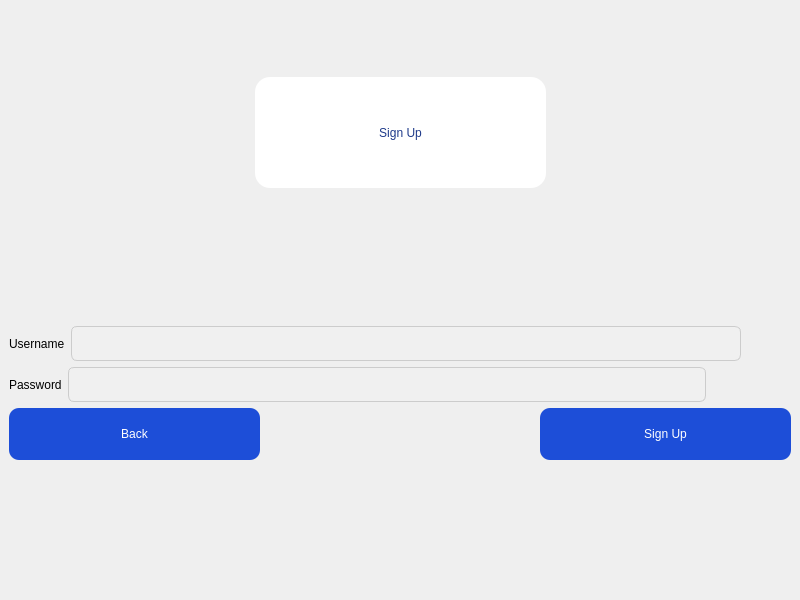
<?xml version="1.0" encoding="UTF-8"?>
<ui version="4.0">
 <class>signup</class>
 <widget class="QMainWindow" name="signup">
  <property name="geometry">
   <rect>
    <x>0</x>
    <y>0</y>
    <width>800</width>
    <height>600</height>
   </rect>
  </property>
  <property name="windowTitle">
   <string>Sign Up</string>
  </property>
  <property name="styleSheet">
   <string notr="true">
    QMainWindow {
        background-color: qlineargradient(x1:0, y1:0, x2:1, y2:1,
                                          stop:0 #f0f4f8, stop:1 #dbeafe);
    }
   </string>
  </property>
  <widget class="QWidget" name="centralwidget">
   <layout class="QVBoxLayout" name="verticalLayout_2">
    <item>
     <spacer name="verticalSpacer">
      <property name="orientation">
       <enum>Qt::Orientation::Vertical</enum>
      </property>
      <property name="sizeHint" stdset="0">
       <size>
        <width>20</width>
        <height>36</height>
       </size>
      </property>
     </spacer>
    </item>
    <item>
     <layout class="QVBoxLayout" name="verticalLayout">
      <item>
       <layout class="QHBoxLayout" name="horizontalLayout">
        <item>
         <spacer name="horizontalSpacer_2">
          <property name="orientation">
           <enum>Qt::Orientation::Horizontal</enum>
          </property>
          <property name="sizeHint" stdset="0">
           <size>
            <width>40</width>
            <height>20</height>
           </size>
          </property>
         </spacer>
        </item>
        <item>
         <widget class="QLabel" name="label">
          <property name="minimumSize">
           <size>
            <width>291</width>
            <height>111</height>
           </size>
          </property>
          <property name="styleSheet">
           <string notr="true">
            font: bold 36pt &quot;Segoe UI&quot;;
            color: #1e3a8a;
            padding: 20px;
            background-color: #ffffff;
            border-radius: 15px;
           </string>
          </property>
          <property name="text">
           <string>Sign Up</string>
          </property>
          <property name="alignment">
           <set>Qt::AlignmentFlag::AlignCenter</set>
          </property>
         </widget>
        </item>
        <item>
         <spacer name="horizontalSpacer_6">
          <property name="orientation">
           <enum>Qt::Orientation::Horizontal</enum>
          </property>
          <property name="sizeHint" stdset="0">
           <size>
            <width>40</width>
            <height>20</height>
           </size>
          </property>
         </spacer>
        </item>
       </layout>
      </item>
      <item>
       <spacer name="horizontalSpacer">
        <property name="orientation">
         <enum>Qt::Orientation::Vertical</enum>
        </property>
        <property name="sizeHint" stdset="0">
         <size>
          <width>13</width>
          <height>132</height>
         </size>
        </property>
       </spacer>
      </item>
      <item>
       <layout class="QFormLayout" name="formLayout">
        <item row="0" column="0">
         <layout class="QHBoxLayout" name="horizontalLayout_2">
          <item>
           <widget class="QLabel" name="label_2">
            <property name="styleSheet">
             <string notr="true">font: 15pt &quot;Segoe UI&quot;;
color: black;</string>
            </property>
            <property name="text">
             <string>Username</string>
            </property>
           </widget>
          </item>
          <item>
           <widget class="QLineEdit" name="username_input">
            <property name="minimumSize">
             <size>
              <width>670</width>
              <height>35</height>
             </size>
            </property>
            <property name="styleSheet">
             <string notr="true">font: 12pt &quot;Segoe UI&quot;;
color: black;
background-color: #f0f0f0;
border: 1px solid #ccc;
border-radius: 6px;
padding: 5px 8px;</string>
            </property>
           </widget>
          </item>
         </layout>
        </item>
        <item row="1" column="0">
         <layout class="QHBoxLayout" name="horizontalLayout_3">
          <item>
           <widget class="QLabel" name="label_3">
            <property name="styleSheet">
             <string notr="true">font: 15pt &quot;Segoe UI&quot;;
color: black;</string>
            </property>
            <property name="text">
             <string>Password</string>
            </property>
           </widget>
          </item>
          <item>
           <widget class="QLineEdit" name="password_input">
            <property name="minimumSize">
             <size>
              <width>638</width>
              <height>35</height>
             </size>
            </property>
            <property name="styleSheet">
             <string notr="true">font: 12pt &quot;Segoe UI&quot;;
color: black;
background-color: #f0f0f0;
border: 1px solid #ccc;
border-radius: 6px;
padding: 5px 8px;</string>
            </property>
            <property name="echoMode">
             <enum>QLineEdit::EchoMode::Password</enum>
            </property>
           </widget>
          </item>
          <item>
           <widget class="QPushButton" name="Eye_Button">
            <property name="minimumSize">
             <size>
              <width>35</width>
              <height>35</height>
             </size>
            </property>
            <property name="styleSheet">
             <string notr="true">QPushButton {
    background-color: transparent;
    border: none;
    border-image: url(:/images/images/closed_eye.png);
}
QPushButton:checked {
    border-image: url(:/images/images/open_eye.png);
}</string>
            </property>
            <property name="text">
             <string/>
            </property>
            <property name="checkable">
             <bool>true</bool>
            </property>
           </widget>
          </item>
         </layout>
        </item>
        <item row="2" column="0" colspan="2">
         <layout class="QHBoxLayout" name="horizontalLayout_4">
          <item>
           <widget class="QPushButton" name="Back_Button">
            <property name="minimumSize">
             <size>
              <width>251</width>
              <height>52</height>
             </size>
            </property>
            <property name="styleSheet">
             <string notr="true">
              QPushButton {
                  background-color: #1d4ed8;
                  color: white;
                  font: 14pt &quot;Segoe UI&quot;;
                  border-radius: 10px;
                  padding: 10px;
              }
              QPushButton:hover {
                  background-color: #2563eb;
              }
              QPushButton:pressed {
                  background-color: #1e40af;
              }
             </string>
            </property>
            <property name="text">
             <string>Back</string>
            </property>
           </widget>
          </item>
          <item>
           <spacer name="horizontalSpacer_5">
            <property name="orientation">
             <enum>Qt::Orientation::Horizontal</enum>
            </property>
            <property name="sizeHint" stdset="0">
             <size>
              <width>40</width>
              <height>20</height>
             </size>
            </property>
           </spacer>
          </item>
          <item>
           <widget class="QPushButton" name="LogIn_Button">
            <property name="minimumSize">
             <size>
              <width>251</width>
              <height>52</height>
             </size>
            </property>
            <property name="styleSheet">
             <string notr="true">
              QPushButton {
                  background-color: #1d4ed8;
                  color: white;
                  font: 14pt &quot;Segoe UI&quot;;
                  border-radius: 10px;
                  padding: 10px;
              }
              QPushButton:hover {
                  background-color: #2563eb;
              }
              QPushButton:pressed {
                  background-color: #1e40af;
              }
             </string>
            </property>
            <property name="text">
             <string>Sign Up</string>
            </property>
           </widget>
          </item>
         </layout>
        </item>
       </layout>
      </item>
     </layout>
    </item>
    <item>
     <spacer name="horizontalSpacer_3">
      <property name="orientation">
       <enum>Qt::Orientation::Vertical</enum>
      </property>
      <property name="sizeHint" stdset="0">
       <size>
        <width>13</width>
        <height>131</height>
       </size>
      </property>
     </spacer>
    </item>
   </layout>
  </widget>
 </widget>
 <resources/>
 <connections/>
</ui>
